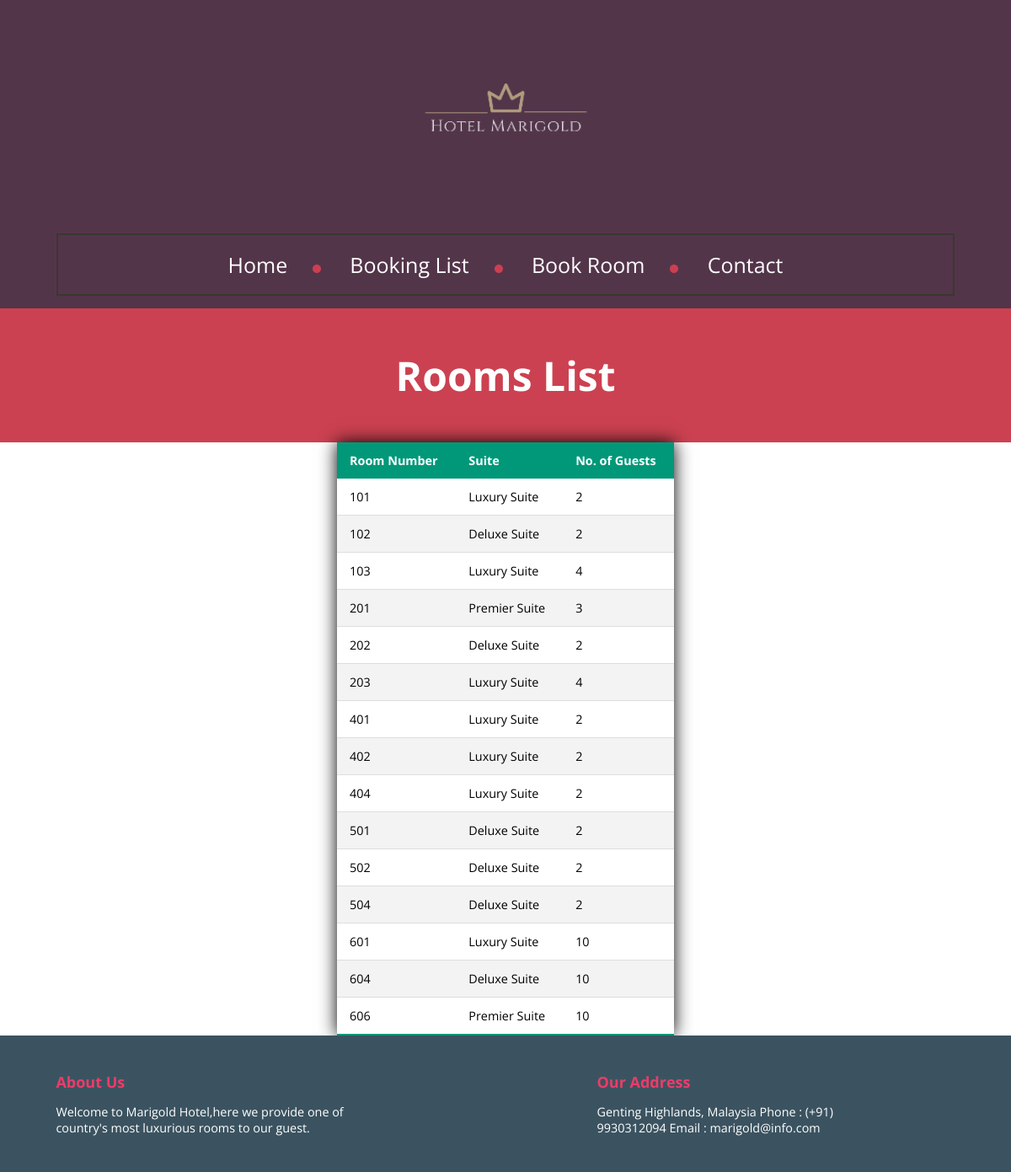
Screenshot of /index/rooms_list/ with the database file from the repository.
### accounts/models.py (models this page shows, shortened)
class Room(models.Model):
    Objects = None
    objects = None
    Room_Categories = {
        ('Luxury Suite', 'Luxury Suite'),
        ('Deluxe Suite', 'Deluxe Suite'),
        ('Premier Suite', 'Premier Suite')
    }
    Room_Number = models.IntegerField()
    Category = models.CharField(max_length=15, choices=Room_Categories)
    Guest_perRoom = models.IntegerField()

### accounts/views.py (the view)
# urls.py: path('index/rooms_list/', views.rooms_list, name='rooms_list'),
def rooms_list(request):
    data = Room.objects.all()
    return render(request, 'rooms_list.html', {"messages": data})

### templates/rooms_list.html (shortened to what this page needs)
<!DOCTYPE html>
<html>
{% load static %}
<head>
    <link rel="stylesheet" type="text/css" href="{% static '/css/pickmeup.css' %}">
    <link rel="stylesheet" type="text/css" href="{% static '/css/handle-counter.min.css' %}">
    <link rel="stylesheet" type="text/css" href="{% static '/css/main.css' %}">
</head>
<body>
    <header class="tm-header">
        <img class="tm-logo" src="{% static '/images/marigold.png' %}" alt="Majestic Hotel">
        <nav class="tm-nav">
       <div>
            <ul>
                 <li class="tm-list"><a href="/index/home/">Home</a></li>
                <li class="tm-list"><a href="/index/booking_list/">Booking List</a></li>
                <li class="tm-list"><a href="/index/book/">Book Room</a></li>
                <li><a href="/index/contact/">Contact</a></li>
            </ul>
            </div>
        </nav>
    </header>
    <section class="tm-main">
           <p>Rooms List </p>
    </section>
    <div class="col-md-12">
        <div>
            <table class="content-table" align="center">
                <thead class="thead.dark">
                    <tr>
                        <th>Room Number</th>
                        <th>Suite</th>
                        <th>No. of Guests</th>
                    </tr>
                </thead>
                <tbody>
                {% for i in messages %}
                    <tr>
                        <td>{{i.Room_Number}}</td>
                        <td>{{i.Category}}</td>
                        <td>{{i.Guest_perRoom}} </td>
                    </tr>
                {% endfor %}
                </tbody>
            </table>
        </div>
    </div>
    <footer class="tm-footer">
        <div class="tm-us">
        <p class="bold">About Us</p>
        <p>Welcome to Marigold Hotel,here we provide one of country's most luxurious rooms to our guest.</p>
        </div>
        <div class="tm-address">
        <p class="bold">Our Address</p>
        <p> Genting Highlands, Malaysia
            Phone : (+91) 9930312094
            Email : marigold@info.com</p>
        </div>
        <br/>
    </footer>
    </body>
</html>

### static/css/main.css (style rules this page uses)
* { margin: 0; padding: 0; font-family: 'Open Sans', sans-serif; }
.tm-header { background: #53354a; display: block; padding: 10px; }
.tm-logo { align-content: center; display: block; margin: 0 auto; width: 20%; }
.tm-nav { max-width: 90%; border: 2px solid #3a382e; display: block; margin: 30px auto 5px auto; }
.tm-nav div { display: table; padding: 10px; margin: 0px auto; }
.tm-nav div ul li { display:inline-block; }
.tm-nav div ul li a { font-size: 1.8vmax; padding: 10px 30px; text-decoration: none; color: #fff; line-height: 50px; }
.tm-list::after { content: url("../images/circle.png"); }
.bold { padding-bottom: 5px; font-size: 3vw; font-weight: 900; }
.tm-footer { background: #3b5360; display: block; padding: 20px; position: relative; }
.tm-us { display: inline-table; max-width: 30%; width: 30%; margin: 2% 0 2% 4% }
.tm-address { display: inline-table; max-width: 30%; width: 30%; margin: 2% 0 2% 25% }
.tm-us .bold, .tm-address .bold { color: #ec3c6a; font-size: 1.5vw; font-weight: 700; padding-bottom: 4%; }
.tm-us p, .tm-address p { color: #fff; font-size: 1.2vw; }
.tm-main { background: #cc4151; padding: 2%; }
.tm-main p { display: table; max-width: 30%; margin: 0 auto; font-size: 4vw; padding: 2%; color: #fff; font-weight: 700; }

### templates/rooms_list.html (style rules this page uses)
.content-table { border-collapse: collapse; margin: auto; font-size: 0.9em; min-width: 400px; border-radius: 5px 5px0 0; overflow: hidden; box-shadow: 0 0 20px rgba(0, 0, 0.15); }
.content-table thead tr { background-color: #009879; color: #ffffff; text-align: left; font-weight: bold; }
.content-table th, .content-table td { padding: 12px 15px; }
.content-table tbody tr { border-bottom: 1px solid #dddddd; }
.content-table tbody tr:nth-of-type(even) { background-color: #f3f3f3; }
.content-table tbody tr:last-of-type { border-bottom:2px solid #009879; }

### rows the page displays
Room: Room_Number "101", Category "Luxury Suite", Guest_perRoom "2"
Room: Room_Number "102", Category "Deluxe Suite", Guest_perRoom "2"
Room: Room_Number "103", Category "Luxury Suite", Guest_perRoom "4"
Room: Room_Number "201", Category "Premier Suite", Guest_perRoom "3"
Room: Room_Number "202", Category "Deluxe Suite", Guest_perRoom "2"
Room: Room_Number "203", Category "Luxury Suite", Guest_perRoom "4"
Room: Room_Number "401", Category "Luxury Suite", Guest_perRoom "2"
Room: Room_Number "402", Category "Luxury Suite", Guest_perRoom "2"
Room: Room_Number "404", Category "Luxury Suite", Guest_perRoom "2"
Room: Room_Number "501", Category "Deluxe Suite", Guest_perRoom "2"
Room: Room_Number "502", Category "Deluxe Suite", Guest_perRoom "2"
Room: Room_Number "504", Category "Deluxe Suite", Guest_perRoom "2"
Room: Room_Number "601", Category "Luxury Suite", Guest_perRoom "10"
Room: Room_Number "604", Category "Deluxe Suite", Guest_perRoom "10"
Room: Room_Number "606", Category "Premier Suite", Guest_perRoom "10"
